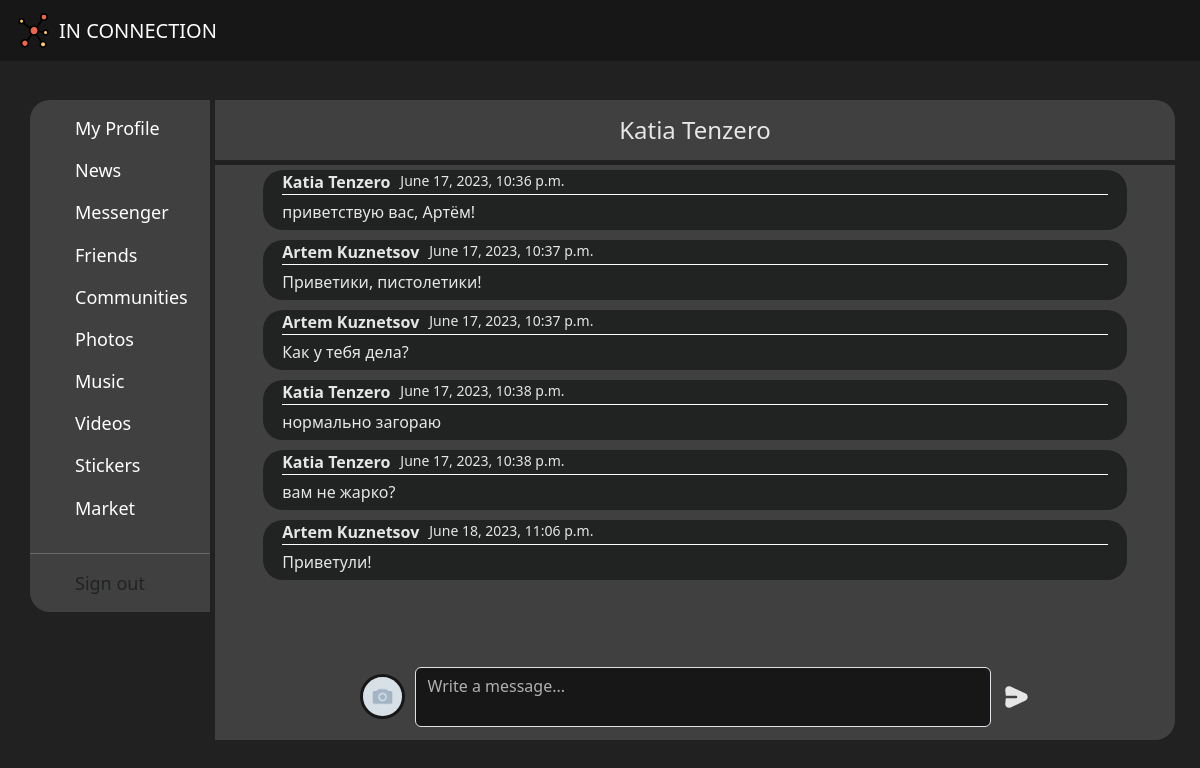
Screenshot of /messenger/dialog=8 with the database file from the repository.
### main/models.py (models this page shows, shortened)
class Message(models.Model):
    chat = models.ForeignKey("Chat", on_delete=models.CASCADE)
    sender = models.ForeignKey("User", on_delete=models.CASCADE)
    content_type = models.ForeignKey("ContentType", on_delete=models.CASCADE)
    content = models.FileField(upload_to=message_directory_for_upload, null=True, blank=True)
    text = models.TextField(null=True, blank=True)
    sent_at = models.DateTimeField(auto_now_add=True)

class User(AbstractUser):
    slug = models.SlugField(null=False, unique=True, db_index=True)
    status = models.CharField(max_length=255, null=True, blank=True)
    email = models.EmailField(_("email address"), unique=True, blank=False)
    phone = models.CharField(max_length=16, null=True, blank=False)
    gender = models.ForeignKey("Gender", on_delete=models.CASCADE, null=True, blank=False)
    date_of_birth = models.DateField(null=True, blank=False)
    profile_img = models.ImageField(upload_to=user_directory_profile_image_path, null=True)
    profile_back_img = models.ImageField(upload_to=user_directory_profile_back_path, null=True)
    created_at = models.DateTimeField(auto_now_add=True)
    updated_at = models.DateTimeField(auto_now=True)
    setting = models.OneToOneField("Setting", on_delete=models.CASCADE, null=True, blank=True)
    USERNAME_FIELD = 'email'
    REQUIRED_FIELDS = ['username']

class Chat(models.Model):
    is_private = models.BooleanField(default=True, null=False, blank=False)
    created_at = models.DateTimeField(auto_now_add=True)
    updated_at = models.DateTimeField(auto_now=True)

### main/views.py (the view)
# urls.py: path('messenger/dialog=<int:pk>', ShowDialogPage.as_view(), name='dialog_page'),
class ShowDialogPage(DetailView):
    model = Chat
    template_name = 'main/dialog.html'
    context_object_name = 'dialog'
    def get_context_data(self, **kwargs):
        context = super().get_context_data(**kwargs)
        dialog_name = ChatMember.objects.filter(Q(chat=self.object.pk) & ~Q(user=self.request.user.pk)).first()
        context['dialog_name'] = dialog_name.user.first_name + " " + dialog_name.user.last_name
        context["messages"] = Message.objects.filter(chat=self.object.pk).all().order_by('sent_at')
        return context

### main/forms.py
class AddPhotosForm(forms.ModelForm):
    class Meta:
        model = UserPhoto
        fields = ['photo']
        widgets = {
            'photo': FileInput(attrs={
                'class': 'form-control'
            })
        }

class AddPostsForm(forms.ModelForm):
    class Meta:
        model = Post
        fields = ['text', 'content', 'like_status', 'comment_status']
        widgets = {
            'text': Textarea(attrs={
                "class": "form-control",
                "rows": "5",
                "placeholder": "Some content here..."
            }),
            'content': FileInput(attrs={
                'class': 'form-control'
            }),
            'like_status': CheckboxInput(attrs={
                'class': 'form-check-input'
            }),
            'comment_status': CheckboxInput(attrs={
                'class': 'form-check-input'
            })
        }

### main/context_processor.py (called while the page is built)
def get_context_data(request):
    context = {
        'add_photo_ajax': AddPhotosForm(),
        'add_post_ajax': AddPostsForm(),
        'add_comment_ajax': AddCommentForm(),
        'edit_profile_ajax' : UpdateUserInfoForm()
    }
    return context

### main/templatetags/main_tags.py (called while the page is built)
@register.inclusion_tag("main/burger_content.html")
def get_burger_content():
    return {"links": links}

@register.inclusion_tag("main/left_menue.html")
def get_left_menu():
    return {'links': links}

### main/templates/main/dialog.html (shortened to what this page needs)
{% extends "main/base.html" %}
{% load main_tags %}
{% load static %}
{% block links %}
<link type="text/css" href="{% static 'main/css/dialog.css' %}" rel="stylesheet">
{% endblock links %}
{% block content %}
<div class="main-container">
    <div class="left-menu">
        {% get_left_menu %}
    </div>
    <div class="right-part">
        <div class="right-part-head">
          {{dialog_name }}
        </div>
        <div class="right-part-body">
            <div class="right-part-body-main">
                {% if messages %}
                {% for msg in messages %}
                <div class="one-message" value={{msg.pk}}>
                    <div class="one-message-info">
                        <div class="user-name"> {{msg.sender.first_name}} {{msg.sender.last_name}} </div>
                        <div class="message-time"> {{msg.sent_at}}</div>
                    </div>
                    <div class="message-body"> {{msg.text}} </div>
                </div>
                {% endfor %}
                {% endif %}
            </div>
            <div class="right-part-body-bottom">
                <div class="user-img">
                    {% if request.user.profile_img %}
                    <img src="{{request.user.profile_img.url}}" alt="user">
                    {% else %}
                    <img src="{% static 'main/images/default_profile.png' %}" alt="user">
                    {% endif %}
                </div>
                <textarea class="form-control"
                    style="width: 60%; height:70%; resize:none; margin-right:10px;background:#171717; color:white;"
                    placeholder="Write a message..." type="text"></textarea>
                <svg xmlns="http://www.w3.org/2000/svg" width="30" height="30" viewBox="0 0 24 24"
                    sender="{{request.user.pk}}" dialog="{{dialog.pk}}" id="send-message">
                    <path fill="currentColor" fill-rule="evenodd"
                        d="M3.402 6.673c-.26-2.334 2.143-4.048 4.266-3.042l11.944 5.658c2.288 1.083 2.288 4.339 0 5.422L7.668 20.37c-2.123 1.006-4.525-.708-4.266-3.042L3.882 13H12a1 1 0 1 0 0-2H3.883l-.48-4.327Z"
                        clip-rule="evenodd" />
                </svg>
            </div>
        </div>
    </div>
</div>
{% endblock content %}

### main/static/main/css/base.css (style rules this page uses)
body { background-color: #212121; color: rgb(230, 230, 230); }

### main/static/main/css/dialog.css (style rules this page uses)
.main-container { position: relative; left: 50%; width: 95vw; height: 80vh; transform: translate(-50%); display: grid; grid-template-columns: 15vw 80vw; column-gap: 5px; }
.left-menu { background-color: #404040; border-radius: 20px 0px 0px 20px; height: 80%; }
.right-part { display: grid; grid-template-rows: 60px auto; max-width: 100%; border-radius: 0px 20px 20px 0px; overflow-y: hidden; row-gap: 5px; }
.right-part-head { grid-row: 1; background-color: #404040; display: flex; justify-content: center; height: 100%; align-items: center; font-size: 24px; width: 100%; }
.right-part-body { grid-row: 2; display: grid; grid-template-rows: 85% 15%; background-color: #404040; overflow-y: scroll; }
.right-part-body-main { grid-row: 1; display: flex; height: 100%; overflow-y: scroll; flex-direction: column; align-items: center; }
.one-message { margin-top: 5px; margin-bottom: 5px; width: 90%; background-color: #212323; border-radius: 20px; padding-right: 2%; padding-left: 2%; min-height: 60px; }
.right-part-body-bottom { grid-row: 2; display: flex; flex-direction: row; width: 100%; height: 100%; justify-content: center; align-items: center; }
.user-img { max-width: 45px; max-height: 45px; margin-right: 10px; }
.user-img img { height: 45px; width: 45px; object-fit: cover; border-radius: 50px; border: 3px solid #171717; }
textarea::placeholder { color: rgba(255, 255, 255, 0.663) !important; }
.one-message-info { display: flex; border-bottom: 1px solid white; }
.user-name { font-weight: bold; }
.message-time { font-size: 14px; margin-left: 10px; }
.message-body { margin-top: 5px; }

### rows the page displays
Message: {{ msg.pk }} 37 (drawn), sender.first_name "Katia", sender.last_name "Tenzero", sent_at "June 17, 2023, 10:36 p.m.", text "приветствую вас, Артём!"
Message: {{ msg.pk }} 38 (drawn), sender.first_name "Artem", sender.last_name "Kuznetsov", sent_at "June 17, 2023, 10:37 p.m.", text "Приветики, пистолетики!"
Message: {{ msg.pk }} 39 (drawn), sender.first_name "Artem", sender.last_name "Kuznetsov", sent_at "June 17, 2023, 10:37 p.m.", text "Как у тебя дела?"
Message: {{ msg.pk }} 40 (drawn), sender.first_name "Katia", sender.last_name "Tenzero", sent_at "June 17, 2023, 10:38 p.m.", text "нормально загораю"
Message: {{ msg.pk }} 41 (drawn), sender.first_name "Katia", sender.last_name "Tenzero", sent_at "June 17, 2023, 10:38 p.m.", text "вам не жарко?"
Message: {{ msg.pk }} 42 (drawn), sender.first_name "Artem", sender.last_name "Kuznetsov", sent_at "June 18, 2023, 11:06 p.m.", text "Приветули!"

### other values shown
{{ name }} "My Profile" "News" "Messenger" "Friends" "Communities" "Photos" "Music" "Videos" "Stickers" "Market"
{{ name }} "Sign out"
{{ dialog_name }} "Katia Tenzero"
